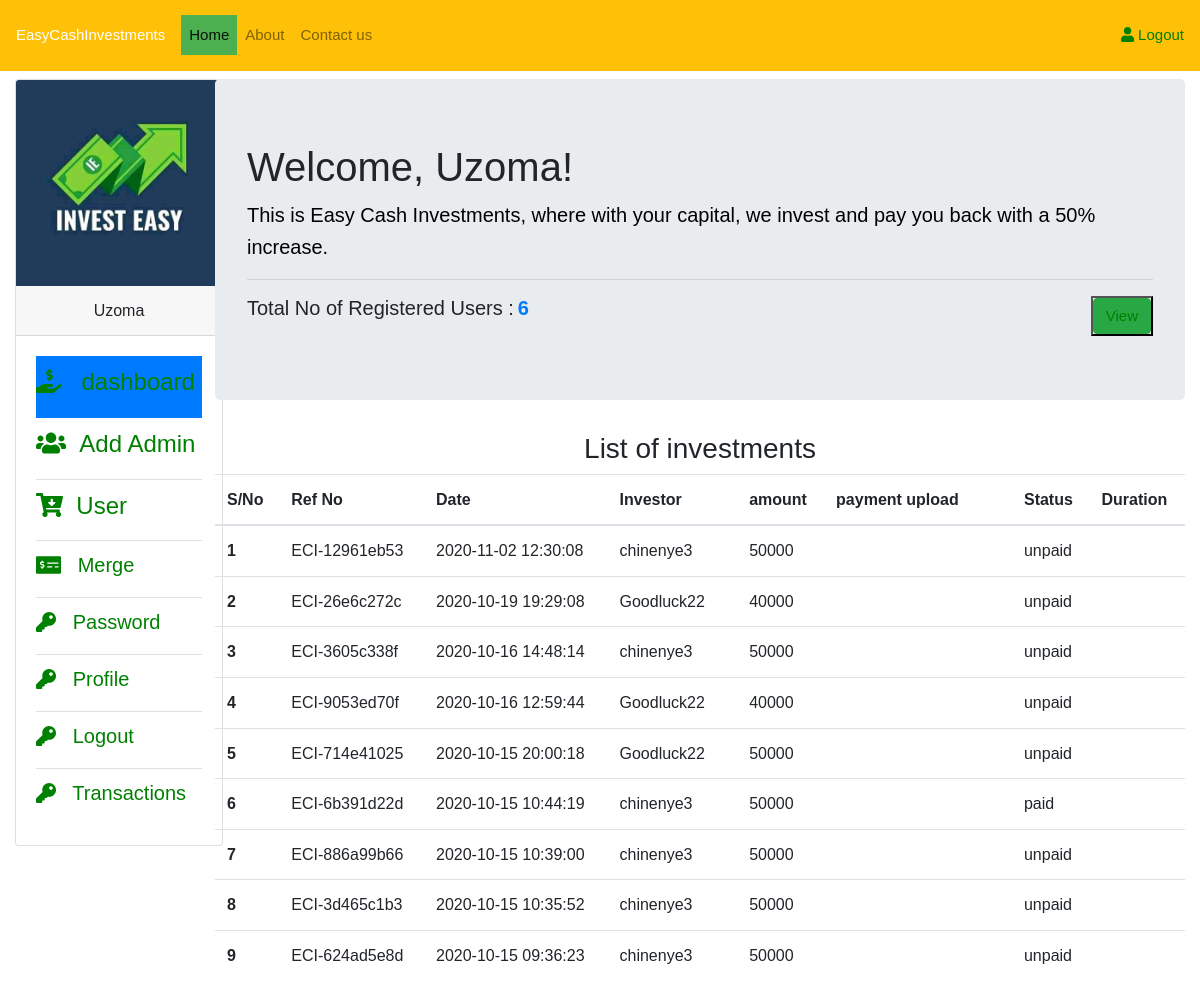
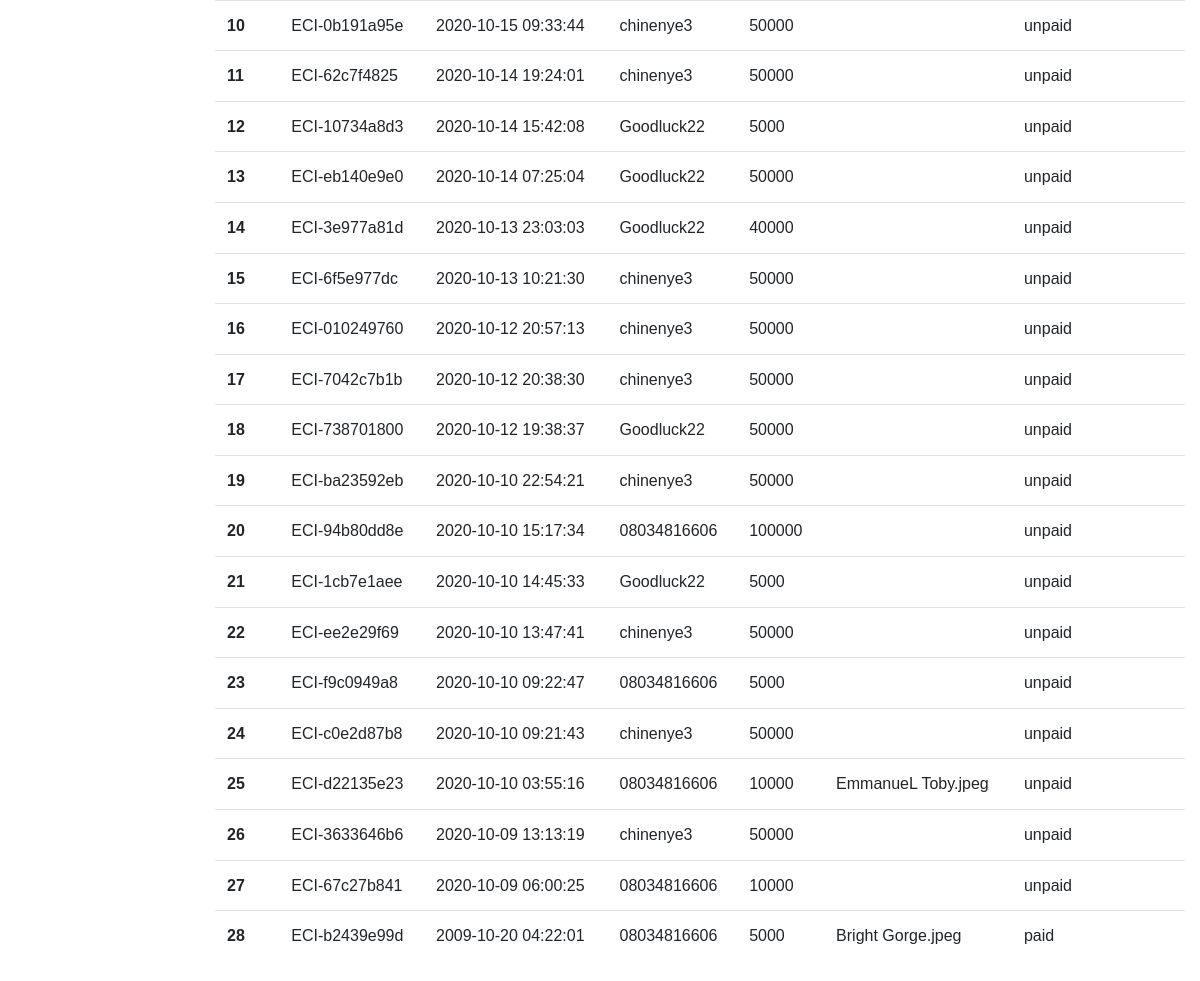
The page /admin/index.php (signed in) on the database its author committed (2 pictures, top to bottom).
### tables this page shows
CREATE TABLE `invest` (
  `invest_id` int(22) NOT NULL,
  `ref_no` varchar(255) NOT NULL,
  `uname` varchar(255) NOT NULL,
  `amount` varchar(255) NOT NULL,
  `date` datetime NOT NULL,
  `amt_status` varchar(255) NOT NULL,
  `mer_status` varchar(255) NOT NULL,
  `upload` varchar(255) NOT NULL
);

### admin/index.php (the view, shortened to what this page needs)
   <?php
   include('includes/config.php');
   if(!isset($_SESSION['email'])){
     echo"<script>window.open('login.php','_self')</script>";
   }
   else{
   $email = $_SESSION['email']
   ?>
   <!DOCTYPE html>
    <html>
    <head>
      <link rel="stylesheet" href="assets/bootstrap.min.css" type="text/css">
      <link rel="stylesheet" href="assets/all.min.css" type="text/css">
      <link rel="stylesheet" href="assets/style.css">
      <link rel="stylesheet" href="assets/jsgrid-theme.min.css">
      <link rel="stylesheet" href="assets/jsgrid.min.css">
    </head>
    <body>
    <nav class="navbar navbar-expand-lg navbar-light bg-warning">
      <a class="navbar-brand text-white " href="index.php">EasyCashInvestments</a>
      <div class="collapse navbar-collapse" id="navbarSupportedContent">
        <ul class="navbar-nav mr-auto">
            <li class="nav-item active">
              <a class="nav-link" href="index.php">Home <span class="sr-only">(current)</span></a>
           </li>
           <li class="nav-item">
            <a class="nav-link" href="#about">About</a>
          </li>
          <li class="nav-item">
            <a class="nav-link" href="invest.php">Contact us</a>
          </li>
        </ul>
           <ul class="text-inline my-2 my-lg-0">
             <li class="nav-item">
              <a class="btn btn-success dropdown-item" href="logout.php"><i class="fa fa-user"></i>&nbsp;Logout</a>
          </li>
           </ul>
      </div>
    </nav>
    <div class="container-fluid">
      <div class="row">
          <div class="col-md-2 mt-2 mb-1">
              <div class="card" style="width: 13rem;">
                <img src="../g1.jpg" class="card-img-top" alt="...">
                <div class="card-header text-center">
                 <?php
                 if(isset($_SESSION['email'])){
                    $get_name = "SELECT * FROM admin WHERE email = '$email'";
                    $name_query = mysqli_query($conn, $get_name);
                    while($name_row = mysqli_fetch_assoc($name_query)){
                        $fname = $name_row['fname'];
                        echo"$fname";
                    }
                 }
                  ?>
                </div>
                <div class="card-body">
                   <ul class="list-group list-group-flush">
                      <?php
                      if(isset($_SESSION['email'])){
                    $email = $_SESSION['email'];
                    $get_level = "SELECT * FROM admin WHERE email = '$email'";
                    $level_query = mysqli_query($conn, $get_level);
                    while($level_row = mysqli_fetch_assoc($level_query)){
                          if($level ="super"){
                             echo"
                              <li class='active list-group-item font-weight-bold  px-0'><a href='index.php'><h4><i class='fas fa-hand-holding-usd'></i> &nbsp; dashboard</h4></a></li>
                             <li class='list-group-item font-weight-bold  px-0'>
                             <a href='admin.php'><h4><i class='fas fa-users'></i> &nbsp;Add Admin</h4></a>
                             </li>
                      <li class='list-group-item font-weight-bold  px-0'><a href='user.php'><h4><i class='fas fa-cart-arrow-down'></i> &nbsp;User</h4></a></li>
                     <li class='list-group-item font-weight-bold  px-0'><a href='merging.php'><h5><i class='fas fa-money-check-alt'></i> &nbsp; Merge </h5></a></li>
                       <li class='list-group-item font-weight-bold  px-0'><a href='password.php'><h5><i class='fas fa-key'></i> &nbsp; Password</h5></a></li>
                       <li class='list-group-item font-weight-bold px-0'><a href='profile.php'><h5><i class='fas fa-key'></i> &nbsp; Profile</h5></a></li>
                       <li class='list-group-item font-weight-bold px-0'><a href='logout.php'><h5><i class='fas fa-key'></i> &nbsp; Logout</h5></a></li>
                       <li class='list-group-item font-weight-bold px-0'><a href='transaction.php'><h5><i class='fas fa-key'></i> &nbsp; Transactions</h5></a></li>
                       ";
                          }
                    }
                      }
                      ?>
                      </ul>
               </div>
              </div>
          </div>
          <div class="col-md-10 mt-2 mb-1">
              <div class="jumbotron">
                  <?php
                 if(isset($_SESSION['email'])){
                    $email = $_SESSION['email'];
                    $get_name = "SELECT * FROM admin WHERE email = '$email'";
                    $name_query = mysqli_query($conn, $get_name);
                    while($name_row = mysqli_fetch_assoc($name_query)){
                        $fname = $name_row['fname'];
                        echo"<h1 class='display-5'>Welcome, $fname!</h1>";
                    }
                 }
                  ?>
                 <p class="lead">This is Easy Cash Investments, where with your capital, we invest and pay you back with a 50% increase.
                 </p>
                <hr>
                <div class="d-flex justify-content-between">
                    <?php
                         $get_alluser = "SELECT * FROM user  ORDER BY 1 DESC";
                         $user_query = mysqli_query($conn,$get_alluser);
                         $user_count = mysqli_num_rows($user_query);
                         echo"
                         <h5>Total No of Registered Users :<span class='ml-1 font-weight-bold text-primary'>$user_count </span> </h5>
                         ";
               ?>
                    <button><a href="user.php" class="btn btn-success">View</a></button>
                </div>
          </div>
              <div class="table-responsive">
                  <h3 align="center">List of investments</h3>
                  <div id="jsGrid">
                       <table class="table table-hover">
                         <thead>
                            <tr>
                              <th scope="col">S/No</th>
                              <th scope="col">Ref No</th>
                              <th scope="col">Date</th>
                              <th scope="col">Investor</th>
                              <th scope="col">amount</th>
                              <th scope="col">payment upload</th>
                              <th scope="col">Status</th>
                              <th scope="col">Duration</th>
                            </tr>
                       </thead>
                       <tbody>
        <?php
             $i=1;
           $get_allinvest = "SELECT * FROM invest  ORDER BY 1 DESC";
           $invest_query = mysqli_query($conn,$get_allinvest);
           while($invest_row = mysqli_fetch_assoc($invest_query)){
            $ref_no = $invest_row['ref_no'];
            $uname = $invest_row['uname'];
            $amount = $invest_row['amount'];
            $amt_status = $invest_row['amt_status'];
            $upload = $invest_row['upload'];
            $date = $invest_row['date'];
            echo"
               <tr>
                   <th scope='row'>$i</th>
                   <td>$ref_no</td>
                   <td>$date</td>
                   <td>$uname</td>
                   <td>$amount</td>
                   <td>$upload</td>
                   <td>$amt_status</td>
                   <td></td>
               </tr>
            ";
            $i++;
           }
        ?>
                       </tbody>
                </table>
                  </div>
              </div>
          </div>
     </div>
 </div>
  </body>
</html>
<?php
}

### admin/assets/style.css (style rules this page uses)
* { padding:0; margin:0; }
html { background-color: tan; }
body { font:16px/1.6 Arial, sans-serif; }
.active { background-color: #4CAF50; color: white; }
h4 { font: bold; color: green; }
p { color: black; font-size: 17px; }
ul { margin: 0; padding: 0; top: 2em; left: 1em }
ul { text-decoration: none }
a:link { color: green; font-size: 15px; }
.nav-item { list-style-type: none; }
.dropdown-item { padding:1.0rem 0 !important; }
.list-group-item { list-style-type: none; text-decoration: none; }

### rows shown on the page
invest: ref_no "ECI-12961eb53", date "2020-11-02 12:30:08", uname "chinenye3", amount "50000", amt_status "unpaid"
invest: ref_no "ECI-26e6c272c", date "2020-10-19 19:29:08", uname "Goodluck22", amount "40000", amt_status "unpaid"
invest: ref_no "ECI-3605c338f", date "2020-10-16 14:48:14", uname "chinenye3", amount "50000", amt_status "unpaid"
invest: ref_no "ECI-9053ed70f", date "2020-10-16 12:59:44", uname "Goodluck22", amount "40000", amt_status "unpaid"
invest: ref_no "ECI-714e41025", date "2020-10-15 20:00:18", uname "Goodluck22", amount "50000", amt_status "unpaid"
invest: ref_no "ECI-6b391d22d", date "2020-10-15 10:44:19", uname "chinenye3", amount "50000", amt_status "paid"
invest: ref_no "ECI-886a99b66", date "2020-10-15 10:39:00", uname "chinenye3", amount "50000", amt_status "unpaid"
invest: ref_no "ECI-3d465c1b3", date "2020-10-15 10:35:52", uname "chinenye3", amount "50000", amt_status "unpaid"
invest: ref_no "ECI-624ad5e8d", date "2020-10-15 09:36:23", uname "chinenye3", amount "50000", amt_status "unpaid"
invest: ref_no "ECI-0b191a95e", date "2020-10-15 09:33:44", uname "chinenye3", amount "50000", amt_status "unpaid"
invest: ref_no "ECI-62c7f4825", date "2020-10-14 19:24:01", uname "chinenye3", amount "50000", amt_status "unpaid"
invest: ref_no "ECI-10734a8d3", date "2020-10-14 15:42:08", uname "Goodluck22", amount "5000", amt_status "unpaid"
invest: ref_no "ECI-eb140e9e0", date "2020-10-14 07:25:04", uname "Goodluck22", amount "50000", amt_status "unpaid"
invest: ref_no "ECI-3e977a81d", date "2020-10-13 23:03:03", uname "Goodluck22", amount "40000", amt_status "unpaid"
invest: ref_no "ECI-6f5e977dc", date "2020-10-13 10:21:30", uname "chinenye3", amount "50000", amt_status "unpaid"
invest: ref_no "ECI-010249760", date "2020-10-12 20:57:13", uname "chinenye3", amount "50000", amt_status "unpaid"
invest: ref_no "ECI-7042c7b1b", date "2020-10-12 20:38:30", uname "chinenye3", amount "50000", amt_status "unpaid"
invest: ref_no "ECI-738701800", date "2020-10-12 19:38:37", uname "Goodluck22", amount "50000", amt_status "unpaid"
invest: ref_no "ECI-ba23592eb", date "2020-10-10 22:54:21", uname "chinenye3", amount "50000", amt_status "unpaid"
invest: ref_no "ECI-94b80dd8e", date "2020-10-10 15:17:34", uname "08034816606", amount "100000", amt_status "unpaid"
invest: ref_no "ECI-1cb7e1aee", date "2020-10-10 14:45:33", uname "Goodluck22", amount "5000", amt_status "unpaid"
invest: ref_no "ECI-ee2e29f69", date "2020-10-10 13:47:41", uname "chinenye3", amount "50000", amt_status "unpaid"
invest: ref_no "ECI-f9c0949a8", date "2020-10-10 09:22:47", uname "08034816606", amount "5000", amt_status "unpaid"
invest: ref_no "ECI-c0e2d87b8", date "2020-10-10 09:21:43", uname "chinenye3", amount "50000", amt_status "unpaid"
invest: ref_no "ECI-d22135e23", date "2020-10-10 03:55:16", uname "08034816606", amount "10000", upload "EmmanueL Toby.jpeg", amt_status "unpaid"
invest: ref_no "ECI-3633646b6", date "2020-10-09 13:13:19", uname "chinenye3", amount "50000", amt_status "unpaid"
invest: ref_no "ECI-67c27b841", date "2020-10-09 06:00:25", uname "08034816606", amount "10000", amt_status "unpaid"
invest: ref_no "ECI-b2439e99d", date "2009-10-20 04:22:01", uname "08034816606", amount "5000", upload "Bright Gorge.jpeg", amt_status "paid"

### other values the page prints
$fname "Uzoma"
$user_count "6"
